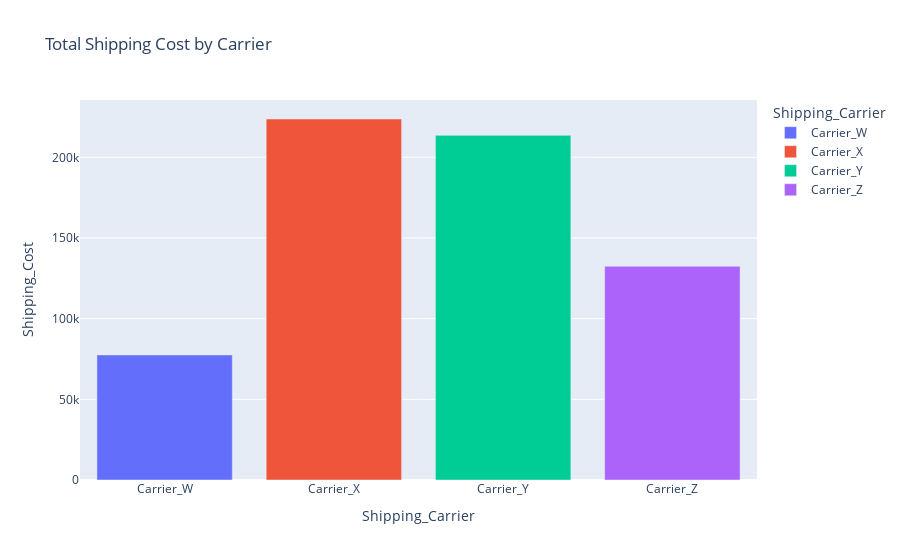

The code cell stored with this chart in its notebook:
### Markdown cell above
Shipping cost by carriers

### Code cell
shipping_cost_by_carrier = df.groupby('Shipping_Carrier')['Shipping_Cost'].sum().reset_index()
shippping_cost_chart=px.bar(shipping_cost_by_carrier,x='Shipping_Carrier',
                     y='Shipping_Cost',
                     title='Total Shipping Cost by Carrier',
                     color='Shipping_Carrier')
shippping_cost_chart.show()

### Figure 1 — Plotly figure (JSON) as saved in the notebook; plotly's stock layout.template omitted (floating-point values rounded to 4 significant figures)
{"data": [{"alignmentgroup": "True", "hovertemplate": "Shipping_Carrier=%{x}<br>Shipping_Cost=%{y}<extra></extra>", "legendgroup": "Carrier_W", "marker": {"color": "#636efa", "pattern": {"shape": ""}}, "name": "Carrier_W", "offsetgroup": "Carrier_W", "orientation": "v", "showlegend": true, "textposition": "auto", "type": "bar", "x": ["Carrier_W"], "xaxis": "x", "y": [77510.0], "yaxis": "y"}, {"alignmentgroup": "True", "hovertemplate": "Shipping_Carrier=%{x}<br>Shipping_Cost=%{y}<extra></extra>", "legendgroup": "Carrier_X", "marker": {"color": "#EF553B", "pattern": {"shape": ""}}, "name": "Carrier_X", "offsetgroup": "Carrier_X", "orientation": "v", "showlegend": true, "textposition": "auto", "type": "bar", "x": ["Carrier_X"], "xaxis": "x", "y": [223700.0], "yaxis": "y"}, {"alignmentgroup": "True", "hovertemplate": "Shipping_Carrier=%{x}<br>Shipping_Cost=%{y}<extra></extra>", "legendgroup": "Carrier_Y", "marker": {"color": "#00cc96", "pattern": {"shape": ""}}, "name": "Carrier_Y", "offsetgroup": "Carrier_Y", "orientation": "v", "showlegend": true, "textposition": "auto", "type": "bar", "x": ["Carrier_Y"], "xaxis": "x", "y": [213600.0], "yaxis": "y"}, {"alignmentgroup": "True", "hovertemplate": "Shipping_Carrier=%{x}<br>Shipping_Cost=%{y}<extra></extra>", "legendgroup": "Carrier_Z", "marker": {"color": "#ab63fa", "pattern": {"shape": ""}}, "name": "Carrier_Z", "offsetgroup": "Carrier_Z", "orientation": "v", "showlegend": true, "textposition": "auto", "type": "bar", "x": ["Carrier_Z"], "xaxis": "x", "y": [132400.0], "yaxis": "y"}], "layout": {"barmode": "relative", "legend": {"title": {"text": "Shipping_Carrier"}, "tracegroupgap": 0}, "title": {"text": "Total Shipping Cost by Carrier"}, "xaxis": {"anchor": "y", "categoryarray": ["Carrier_W", "Carrier_X", "Carrier_Y", "Carrier_Z"], "categoryorder": "array", "domain": [0, 1], "title": {"text": "Shipping_Carrier"}}, "yaxis": {"anchor": "x", "domain": [0, 1], "title": {"text": "Shipping_Cost"}}}}
